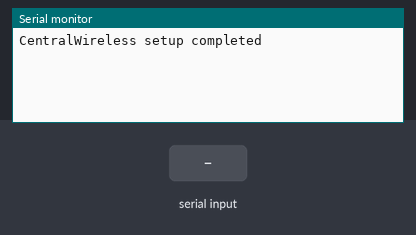
Recording of a sketch running on a simulated Arduino Mega 2560, built with avr-gcc and run on an emulated ATmega2560. Shown: the last lines printed to the serial monitor. The test bench sets the inputs (shaded band).

Above: at 1.2 s.
1.3 s: "1" received over the second serial link
At 3.5 s:
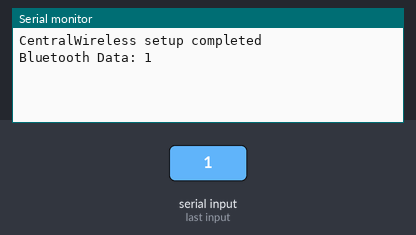
3.8 s: "0" received over the second serial link
At 5.6 s:
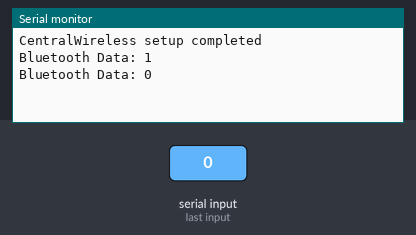

The sketch:

CentralWireless.ino
```cpp
#include <SoftwareSerial.h>

SoftwareSerial HC12(10, 11); // HC-12 TX Pin, HC-12 RX Pin

void setup() {
  Serial.begin(9600); // Start the serial monitor
  Serial1.begin(9600); // Initialize Bluetooth on Serial1
  HC12.begin(9600);    // Serial port to HC12
  Serial.println("CentralWireless setup completed");
}

void loop() {
  // Bluetooth communication
  if (Serial1.available()) {
    String btData = Serial1.readString();
    Serial.println("Bluetooth Data: " + btData);
  }

  // HC-12 communication
  if (HC12.available()) {
    String hc12Data = HC12.readString();
    Serial.println("HC-12 Data: " + hc12Data);
  }

  while (Serial.available()) {      // If Serial monitor has data
    HC12.write(Serial.read());      // Send that data to HC-12
  }

  delay(100); // Small delay to stabilize switching
}
```

Measured:
- after the input at 1.3 s, the serial monitor: prints a new line after 1.0 s (image 1)
- after the input at 3.8 s, the serial monitor: prints a new line after 1.0 s (image 2)
